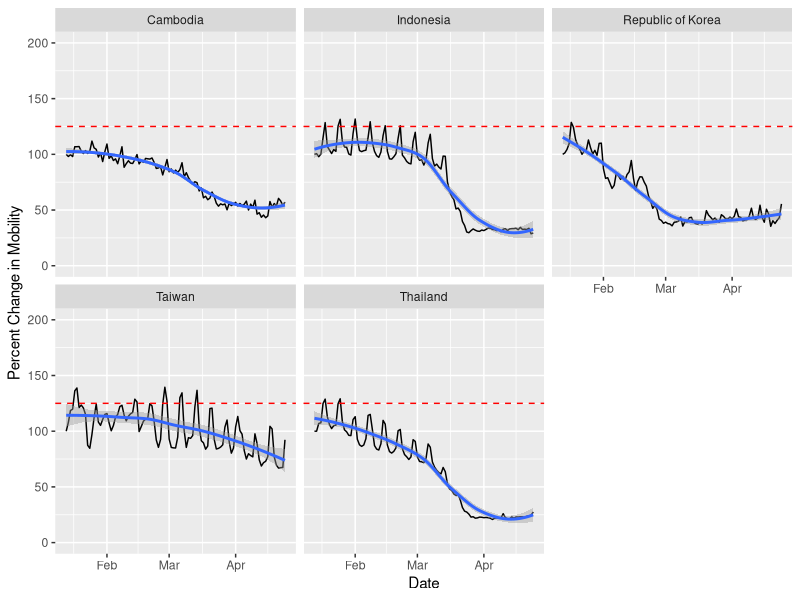
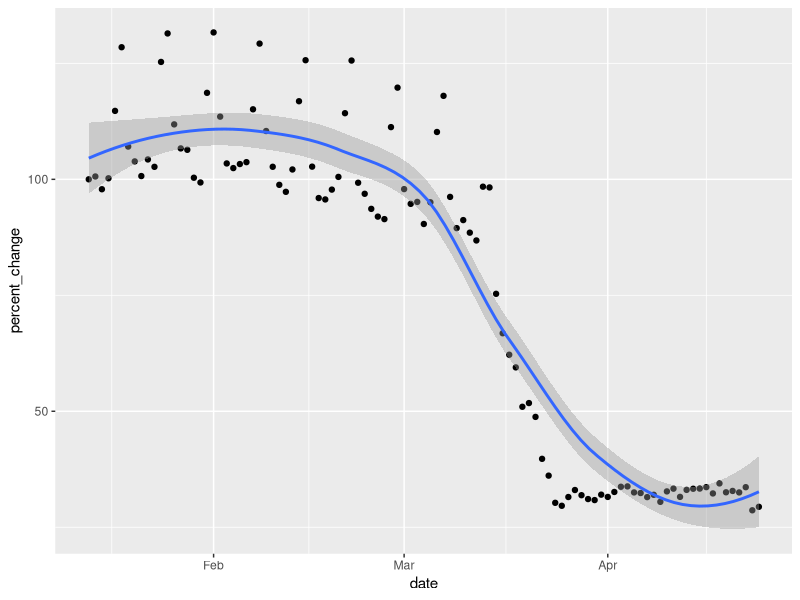
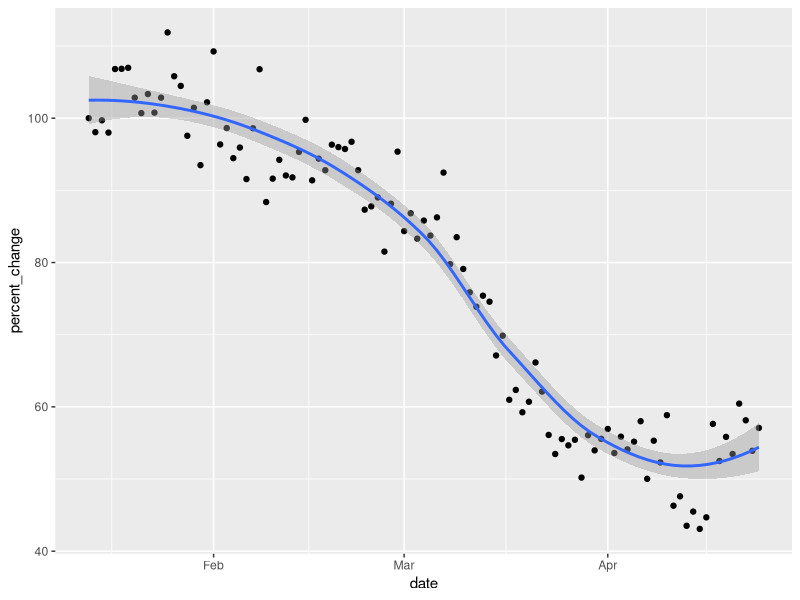
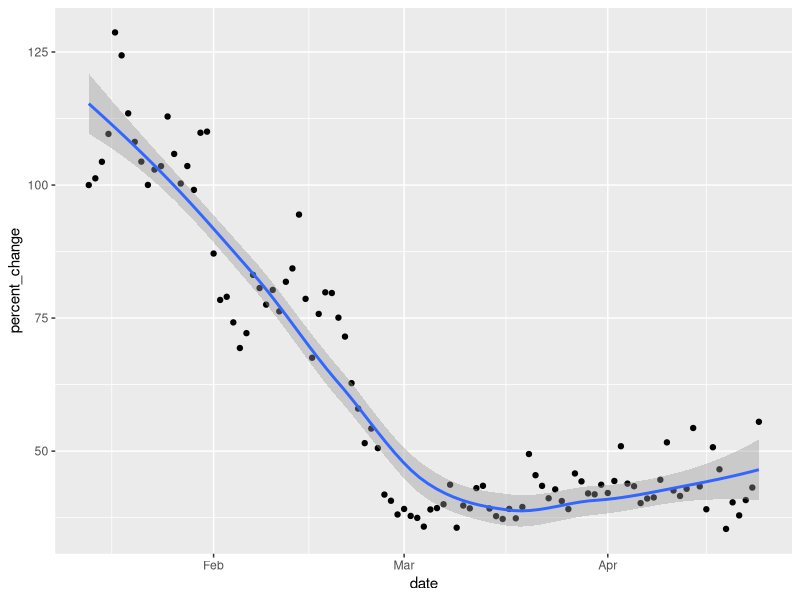
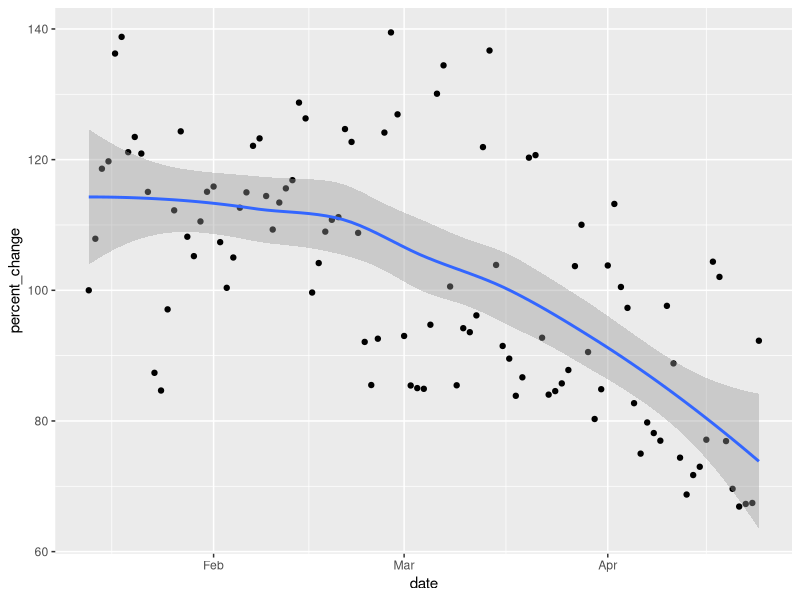
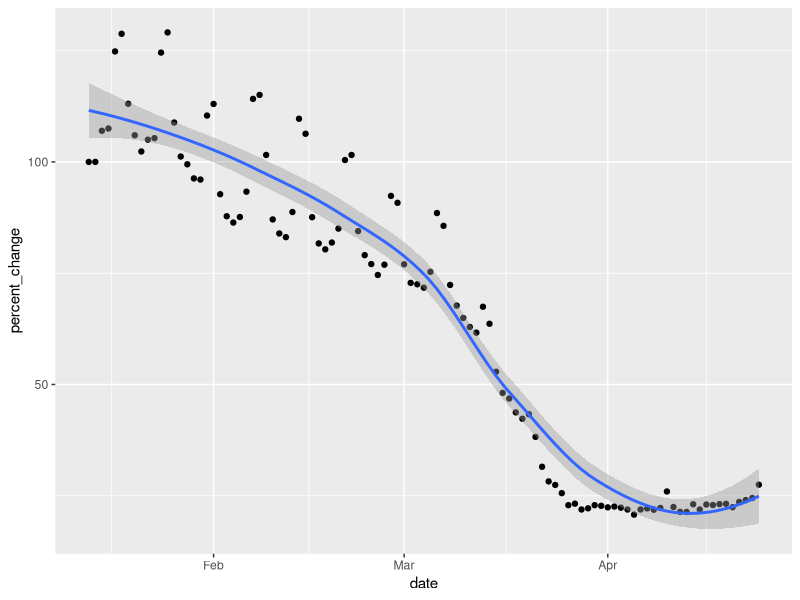
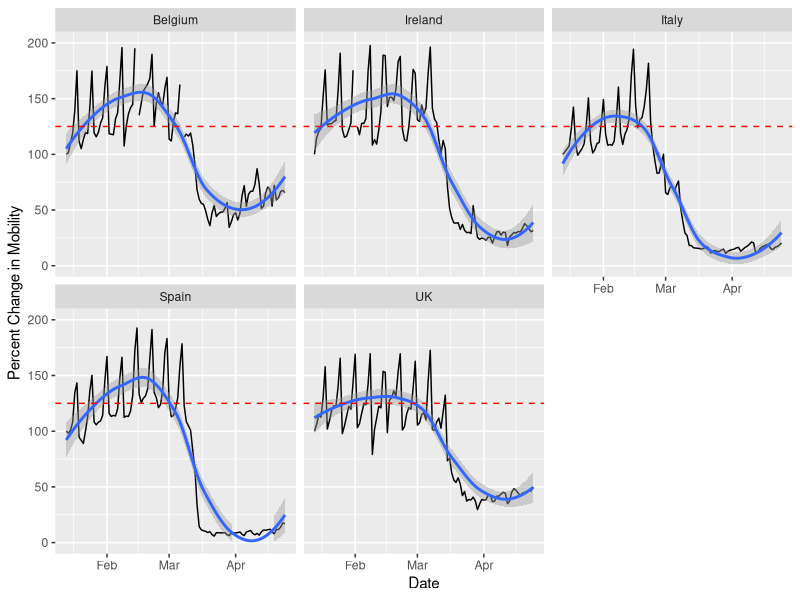
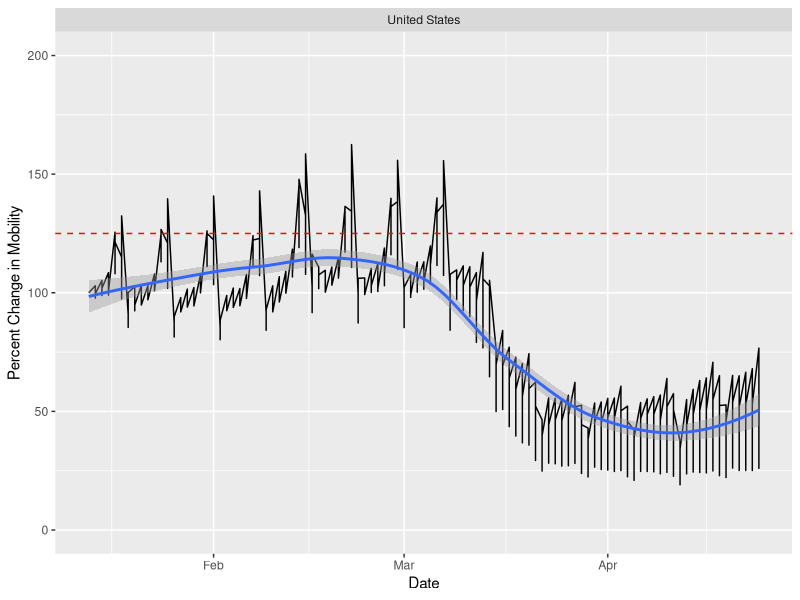

These figures' R source, in order:
## ---- chunk 1
knitr::opts_chunk$set(echo = TRUE)
## ---- chunk 2
library(tidyverse)
library(lubridate)
library(ggpubr)
library(readxl)

## ---- chunk 3
mob <- read_csv('applemobilitytrends-2020-04-24.csv')

## ---- chunk 4
mob <- mob %>%
  pivot_longer(`2020-01-13`:`2020-04-24`,
               names_to = "date",
               values_to = "percent_change")
## ---- chunk 5
mob <- mob %>%
  mutate(date = ymd(date))
## ---- chunk 6

mob1 <- mob %>%
  filter(transportation_type == "walking")
# Very low death rate per million people
indo <- mob1 %>%
  filter(region == "Indonesia")
cam <- mob1 %>%
  filter(region == "Cambodia")
kor <- mob1 %>%
  filter(region == "Republic of Korea")
tai <- mob1 %>%
  filter(region == "Taiwan")
tha <- mob1 %>%
  filter(region == "Thailand")
low_rate <- rbind( indo, cam, kor, tai, tha)


reg_viz3 <- low_rate%>%
  ggplot(aes(x = date, y = percent_change))+geom_line()+facet_wrap(~region)+geom_smooth()+ylim(0,200)
reg_viz3+labs(x = "Date", y= "Percent Change in Mobility")+geom_hline(yintercept = 125, linetype = "dashed", color = "red")

## ---- chunk 7
# Rate of change of Indonesia
qplot(date,percent_change,data=indo) + stat_smooth(aes(outfit=fit_indo<<-..y..))
fit_indo <- data.frame(fit_indo)
fit_indo$day<- seq.int(nrow(fit_indo))
vc_indo <- c(max(fit_indo$fit_indo), min(fit_indo$fit_indo) )
max_min_indo <- fit_indo[fit_indo$fit_indo %in% vc_indo,]
(max_min_indo[2,1] - max_min_indo[1,1]) / (max_min_indo[2,2] -max_min_indo[1,2])

# rate of change of Cambodia
qplot(date,percent_change,data=cam) + stat_smooth(aes(outfit=fit_cam<<-..y..))
fit_cam <- data.frame(fit_cam)
fit_cam$day<- seq.int(nrow(fit_cam))
vc_cam <- c(max(fit_cam$fit_cam), min(fit_cam$fit_cam) )
max_min_cam <- fit_cam[fit_cam$fit_cam %in% vc_cam,]
(max_min_cam[2,1] - max_min_cam[1,1]) / (max_min_cam[2,2] -max_min_cam[1,2])

# rate of change of korea
qplot(date,percent_change,data=kor) + stat_smooth(aes(outfit=fit_kor<<-..y..))
fit_kor <- data.frame(fit_kor)
fit_kor$day<- seq.int(nrow(fit_kor))
vc_kor <- c(max(fit_kor$fit_kor), min(fit_kor$fit_kor) )
max_min_kor <- fit_kor[fit_kor$fit_kor %in% vc_kor,]
(max_min_kor[2,1] - max_min_kor[1,1]) / (max_min_kor[2,2] -max_min_kor[1,2])

# rate of change of Taiwan
qplot(date,percent_change,data=tai) + stat_smooth(aes(outfit=fit_tai<<-..y..))
fit_tai <- data.frame(fit_tai)
fit_tai$day<- seq.int(nrow(fit_tai))
vc_tai <- c(max(fit_tai$fit_tai), min(fit_tai$fit_tai) )
max_min_tai <- fit_tai[fit_tai$fit_tai %in% vc_tai,]
(max_min_tai[2,1] - max_min_tai[1,1]) / (max_min_tai[2,2] -max_min_tai[1,2])

# rate of change of Thailand
qplot(date,percent_change,data=tha) + stat_smooth(aes(outfit=fit_tha<<-..y..))
fit_tha <- data.frame(fit_tha)
fit_tha$day<- seq.int(nrow(fit_tha))
vc_tha <- c(max(fit_tha$fit_tha), min(fit_tha$fit_tha) )
max_min_tha <- fit_tha[fit_tha$fit_tha %in% vc_tha,]
(max_min_tha[2,1] - max_min_tha[1,1]) / (max_min_tha[2,2] -max_min_tha[1,2])



## ---- chunk 8
#High death rate per million people. 
ity <- mob %>%
  filter(region == "Italy")
por <- mob %>%
  filter(region == "UK")
esp <- mob %>%
  filter(region == "Spain")
bel <- mob %>%
  filter(region == "Belgium")
ire <- mob %>%
  filter(region == "Ireland")
usa <- mob %>%
  filter(region == "United States")

non_rec_regions <- rbind( ity, por, esp, ire, bel)
non_rec_regions <- non_rec_regions %>%
  filter(transportation_type == "walking")

reg_viz2 <- non_rec_regions %>%
  ggplot(aes(x = date, y = percent_change))+geom_line()+facet_wrap(~region)+geom_smooth()+ylim(0,200)
reg_viz2+labs(x = "Date", y = "Percent Change in Mobility")+labs(x = "Date", y= "Percent Change in Mobility")+geom_hline(yintercept = 125, linetype = "dashed", color = "red")

# How does the USA compare???
reg_viz_USA <- usa %>%
  ggplot(aes(x = date, y = percent_change))+geom_line()+facet_wrap(~region)+geom_smooth()+ylim(0,200)
reg_viz_USA+labs(x = "Date", y = "Percent Change in Mobility")+labs(x = "Date", y= "Percent Change in Mobility")+geom_hline(yintercept = 125, linetype = "dashed", color = "red")


## ---- chunk 9
# rate of change of italy
qplot(date,percent_change,data=ity) + stat_smooth(aes(outfit=fit_ity<<-..y..))
fit_ity <- data.frame(fit_ity)
fit_ity$day<- seq.int(nrow(fit_ity))
vc_ity <- c(max(fit_ity$fit_ity), min(fit_ity$fit_ity) )
max_min_ity <- fit_ity[fit_ity$fit_ity %in% vc_ity,]
rate <- c((max_min_ity[2,1] - max_min_ity[1,1]) / (max_min_ity[2,2] -max_min_ity[1,2]))

# rate of change portugal
qplot(date,percent_change,data=por) + stat_smooth(aes(outfit=fit_por<<-..y..))
fit_por <- data.frame(fit_por)
fit_por$day<- seq.int(nrow(fit_por))
vc_por <- c(max(fit_por$fit_por), min(fit_por$fit_por) )
max_min_por <- fit_por[fit_por$fit_por %in% vc_por,]
rate <- append(rate, (max_min_por[2,1] - max_min_por[1,1]) / (max_min_por[2,2] -max_min_por[1,2]))

# rate of change spain
qplot(date,percent_change,data=esp) + stat_smooth(aes(outfit=fit_esp<<-..y..))
fit_esp <- data.frame(fit_esp)
fit_esp$day<- seq.int(nrow(fit_esp))
vc_esp <- c(max(fit_esp$fit_esp), min(fit_esp$fit_esp) )
max_min_esp <- fit_esp[fit_esp$fit_esp %in% vc_esp,]
rate <- append(rate,(max_min_esp[2,1] - max_min_esp[1,1]) / (max_min_esp[2,2] -max_min_esp[1,2]))

# rate of change ireland
qplot(date,percent_change,data=ire) + stat_smooth(aes(outfit=fit_ire<<-..y..))
fit_ire <- data.frame(fit_ire)
fit_ire$day<- seq.int(nrow(fit_ire))
vc_ire <- c(max(fit_ire$fit_ire), min(fit_ire$fit_ire) )
max_min_ire <- fit_ire[fit_ire$fit_ire %in% vc_ire,]
rate <- append(rate,(max_min_ire[2,1] - max_min_ire[1,1]) / (max_min_ire[2,2] -max_min_ire[1,2]))

# rate of change Belgium
qplot(date,percent_change,data=bel) + stat_smooth(aes(outfit=fit_bel<<-..y..))
fit_bel <- data.frame(fit_bel)
fit_bel$day<- seq.int(nrow(fit_bel))
vc_bel <- c(max(fit_bel$fit_bel), min(fit_bel$fit_bel) )
max_min_bel <- fit_bel[fit_bel$fit_bel %in% vc_bel,]
rate <- append(rate,(max_min_bel[2,1] - max_min_bel[1,1]) / (max_min_bel[2,2] -max_min_bel[1,2]))

rate
## ---- chunk 10
# rate of change of USA
qplot(date,percent_change,data=usa) + stat_smooth(aes(outfit=fit_usa<<-..y..))
fit_usa <- data.frame(fit_usa)
fit_usa$day<- seq.int(nrow(fit_usa))
vc_usa <- c(max(fit_usa$fit_usa), min(fit_usa$fit_usa) )
max_min_usa <- fit_usa[fit_usa$fit_usa %in% vc_usa,]
max_min_usa
(max_min_usa[2,1] - max_min_usa[1,1]) / (max_min_usa[2,2] -max_min_usa[1,2])

